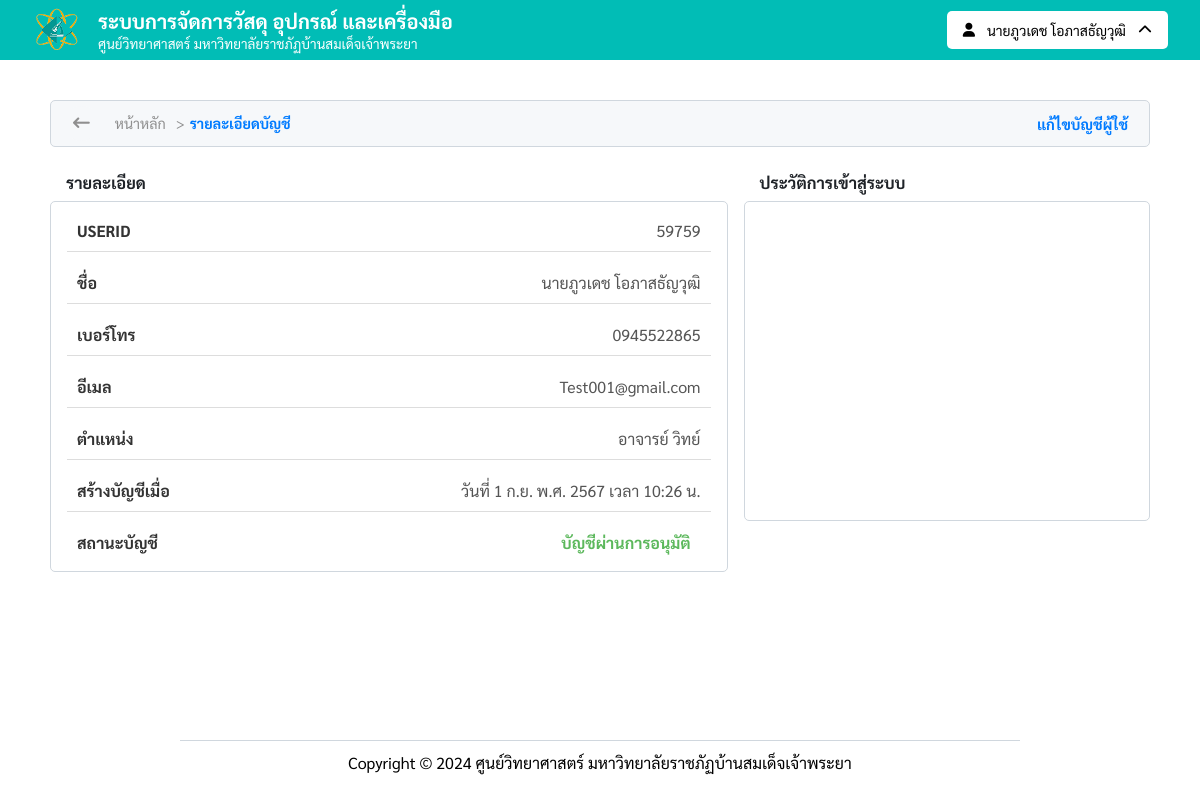
Screenshot of /profile_user (signed in) with the database file from the repository.
### tables this page shows
CREATE TABLE `users_db` (
  `userID` int(50) NOT NULL,
  `username` varchar(100) NOT NULL,
  `password` varchar(100) NOT NULL,
  `created_at` timestamp NOT NULL DEFAULT current_timestamp() ON UPDATE current_timestamp(),
  `pre` set('นาย','นาง','นางสาว','ดร.','ผศ.ดร.','อ.') NOT NULL,
  `firstname` varchar(200) NOT NULL,
  `lastname` varchar(200) NOT NULL,
  `phone_number` varchar(10) NOT NULL,
  `email` varchar(200) NOT NULL,
  `role` set('อาจารย์','เจ้าหน้าที่','บุคลากร','') NOT NULL,
  `urole` set('staff','user') NOT NULL,
  `agency` varchar(100) NOT NULL,
  `status` set('w_approved','approved','n_approved') NOT NULL,
  `approved_by` varchar(200) DEFAULT NULL,
  `approved_date` datetime DEFAULT NULL
);

### assets/config/Database.php (called while the page is built, shortened)
<?php
$base_url = 'http://localhost:8080';
?>

### assets/includes/thai_date_time.php (called while the page is built, shortened)
<?php
function thai_date_time_2($datetime)
{
    $thai_month_arr = array(
        1 => "ม.ค.",
        2 => "ก.พ.",
        3 => "มี.ค.",
        4 => "เม.ย.",
        5 => "พ.ค.",
        6 => "มิ.ย.",
        7 => "ก.ค.",
        8 => "ส.ค.",
        9 => "ก.ย.",
        10 => "ต.ค.",
        11 => "พ.ย.",
        12 => "ธ.ค."
    );
    $dt = new DateTime($datetime);
    $date = $dt->format('j');
    $month = (int)$dt->format('n');
    $year = $dt->format('Y') + 543;
    $time = $dt->format('H:i น.');
    return "วันที่ $date {$thai_month_arr[$month]} พ.ศ. $year  เวลา $time";
}

### views/profile_user.php (the view, shortened to what this page needs)
<?php
require_once 'assets/config/Database.php';
include_once 'assets/includes/thai_date_time.php';
if (isset($_SESSION['user_login']) || isset($_SESSION['staff_login'])) {
    $userID = isset($_SESSION['user_login']) ? $_SESSION['user_login'] : $_SESSION['staff_login'];
    $sql = "SELECT * FROM users_db WHERE userID = :userID";
    $stmt = $conn->prepare($sql);
    $stmt->bindParam(':userID', $userID, PDO::PARAM_INT);
    $stmt->execute();
    $userData = $stmt->fetch(PDO::FETCH_ASSOC);
}
?>
<!DOCTYPE html>
<html lang="en">
<head>
    <link rel="stylesheet" href="<?php echo htmlspecialchars($base_url); ?>/assets/font-awesome/css/all.css">
    <link rel="stylesheet" href="<?php echo htmlspecialchars($base_url); ?>/assets/css/navigator.css">
    <link rel="stylesheet" href="<?php echo htmlspecialchars($base_url); ?>/assets/css/breadcrumb.css">
    <link rel="stylesheet" href="<?php echo htmlspecialchars($base_url); ?>/assets/css/notification_popup.css">
    <link rel="stylesheet" href="<?php echo htmlspecialchars($base_url); ?>/assets/css/profile_user.css">
    <link rel="stylesheet" href="<?php echo htmlspecialchars($base_url); ?>/assets/css/footer.css">
</head>
<body>
    <header>
        <?php include 'assets/includes/navigator.php'; ?>
    </header>
    <main class="profile_user">
        <div class="profile_user_header">
            <div class="HEADER_USER_1">
                <a class="historyBACK" href="<?php echo htmlspecialchars($base_url); ?>"><i class="fa-solid fa-arrow-left-long"></i></a>
                <div class="breadcrumb">
                    <a href="/">หน้าหลัก</a>
                    <span>&gt;</span>
                    <?php
                    if ($request_uri == '/profile_user') {
                        echo '<a href="/profile_user">รายละเอียดบัญชี</a>
                    ';
                    }
                    ?>
                </div>
            </div>
            <?php
            $request_uri = parse_url($_SERVER["REQUEST_URI"], PHP_URL_PATH);
            if ($request_uri == '/profile_user') : ?>
                <form>
                    <a href="/profile_user/edit_profile">แก้ไขบัญชีผู้ใช้</a>
                </form>
            <?php elseif ($request_uri == '/profile_user/edit_profile') : ?>
                <form>
                    <a href="/profile_user">รายละเอียดบัญชีผู้ใช้</a>
                </form>
            <?php endif; ?>
        </div>
        <?php
        $request_uri = parse_url($_SERVER["REQUEST_URI"], PHP_URL_PATH);
        if ($request_uri == '/profile_user/edit_profile' || $request_uri == '/edit_user') : ?>
            <?php if (isset($_SESSION['edit_profile_success'])) : ?>
                <div class="toast">
                    <div class="toast_content">
                        <i class="fas fa-solid fa-check check"></i>
                        <div class="toast_content_message">
                            <span class="text text_2"><?php echo $_SESSION['edit_profile_success']; ?></span>
                        </div>
                        <i class="fa-solid fa-xmark close"></i>
                    </div>
                </div>
                <?php unset($_SESSION['edit_profile_success']); ?>
            <?php endif ?>
            <?php
            try {
                if (isset($_GET['id'])) {
                    $id = (int)$_GET['id'];
                    $stmt = $conn->prepare("SELECT * FROM users_db WHERE userID = :id");
                    $stmt->bindParam(":id", $id, PDO::PARAM_INT);
                    $stmt->execute();
                    $profileUSER = $stmt->fetch(PDO::FETCH_ASSOC);
                    if ($profileUSER) {
                        $userData = $profileUSER;
                    }
                }
            } catch (PDOException $e) {
                echo 'Error: ' . htmlspecialchars($e->getMessage(), ENT_QUOTES, 'UTF-8');
                exit();
            }
            ?>
            <div class="editProfile">
                <div class="edit_profile_header">
                    <span id="B">แก้ไขบัญชีผู้ใช้</span>
                </div>
                <form action="<?php echo $base_url; ?>/models/updateProfile.php" method="post">
                    <div class="edit_profile_body">
                        <div class="columnData">
                            <div class="input_edit">
                                <span>รหัสผ่านใหม่</span>
                                <div class="show_password">
                                    <input type="password" id="password" name="password" placeholder="กรอกรหัสผ่านใหม่">
                                    <i class="icon_password fas fa-eye-slash" onclick="togglePassword()"></i>
                                </div>
                            </div>
                            <div class="input_edit">
                                <span>ยืนยันรหัสผ่าน</span>
                                <div class="show_password">
                                    <input type="password" id="confirm_password" name="confirm_password" placeholder="ยืนยันรหัสผ่านใหม่">
                                    <i class="icon_password fas fa-eye-slash" onclick="togglecPassword()"></i>
                                </div>
                            </div>
                        </div>
                        <div class="columnData">
                            <div class="input_edit">
                                <span>คำนำหน้า</span>
                                <select name="pre">
                                    <?php
                                    $prefixes = ['นาย', 'นาง', 'นางสาว', 'อ.', 'ผศ.ดร.'];
                                    foreach ($prefixes as $prefix) {
                                        $selected = ($userData['pre'] == $prefix) ? "selected" : "";
                                        echo "<option value='$prefix' $selected>$prefix</option>";
                                    }
                                    ?>
                                </select>
                            </div>
                            <div class="input_edit">
                                <span>ชื่อ</span>
                                <input type="text" name="firstname" value="<?php echo htmlspecialchars($userData['firstname']); ?>">
                            </div>
                            <div class="input_edit">
                                <span>นามสกุล</span>
                                <input type="text" name="lastname" value="<?php echo htmlspecialchars($userData['lastname']); ?>">
                            </div>
                        </div>
                        <div class="columnData">
                            <div class="input_edit">
                                <span>ตำแหน่ง</span>
                                <select name="role">
                                    <?php
                                    $roles = ['อาจารย์', 'บุคลากร', 'เจ้าหน้าที่'];
                                    foreach ($roles as $role) {
                                        $selected = ($userData['role'] == $role) ? "selected" : "";
                                        echo "<option value='$role' $selected>$role</option>";
                                    }
                                    ?>
                                </select>
                            </div>
                            <div class="input_edit">
                                <span>สังกัด</span>
                                <input type="text" name="agency" value="<?php echo htmlspecialchars($userData['agency']); ?>">
                            </div>
                            <div class="input_edit">
                                <span>เบอร์โทรศัพท์</span>
                                <input type="text" name="phone_number" value="<?php echo htmlspecialchars($userData['phone_number']); ?>">
                            </div>
                        </div>
                    </div>
                    <div class="edit_profile_footer">
                        <button type="submit" class="submit">ยืนยัน</button>
                        <a href="<?php echo htmlspecialchars($base_url); ?>" class="cancel">ยกเลิก</a>
                    </div>
                </form>
            </div>
        <?php else : ?>
            <div class="profileUSER">
                <div class="detailsUSER">
                    <div class="profile_userHeader">
                        <span id="B">รายละเอียด</span>
                    </div>
                    <div class="profile_user_content">
                        <div class="user_info_row">
                            <div class="user_info_label"><span id="B">USERID</span></div>
                            <div class="user_info_value"><?php echo htmlspecialchars($userData['userID']); ?></div>
                        </div>
                        <div class="user_info_row">
                            <div class="user_info_label"><span id="B">ชื่อ</span></div>
                            <div class="user_info_value"><?php echo htmlspecialchars($userData['pre']) . htmlspecialchars($userData['firstname']) . ' ' . htmlspecialchars($userData['lastname']); ?></div>
                        </div>
                        <div class="user_info_row">
                            <div class="user_info_label"><span id="B">เบอร์โทร</span></div>
                            <div class="user_info_value"><?php echo htmlspecialchars($userData['phone_number']); ?></div>
                        </div>
                        <div class="user_info_row">
                            <div class="user_info_label"><span id="B">อีเมล</span></div>
                            <div class="user_info_value"><?php echo htmlspecialchars($userData['email']); ?></div>
                        </div>
                        <div class="user_info_row">
                            <div class="user_info_label"><span id="B">ตำแหน่ง</span></div>
                            <div class="user_info_value"><?php echo htmlspecialchars($userData['role']) . ' ' . htmlspecialchars($userData['agency']); ?></div>
                        </div>
                        <div class="user_info_row">
                            <div class="user_info_label"><span id="B">สร้างบัญชีเมื่อ</span></div>
                            <div class="user_info_value"><?php echo htmlspecialchars(thai_date_time_2($userData['created_at'])); ?></div>
                        </div>
                        <div class="user_info_row">
                            <div class="user_info_label"><span id="B">สถานะบัญชี</span></div>
                            <div class="user_info_value">
                                <?php if ($userData['status'] === 'w_approved') : ?>
                                    <span class="status wait_approved">รอการอนุมัติบัญชี</span>
                                <?php elseif ($userData['status'] === 'approved') : ?>
                                    <span class="status approved">บัญชีผ่านการอนุมัติ</span>
                                <?php endif; ?>
                            </div>
                        </div>
                    </div>
                </div>
                <div class="UserHistoryLogin">
                    <div class="profile_userHeader">
                        <span id="B">ประวัติการเข้าสู่ระบบ</span>
                    </div>
                    <div class="profile_user_notification_body">
                    </div>
                </div>
            </div>
        <?php endif; ?>
    </main>
    <footer>
        <?php include_once 'assets/includes/footer_2.php' ?>
    </footer>
</body>
</html>

### assets/includes/navigator.php (shortened to what this page needs)
<div class="header">
    <div class="header_nav">
        <div class="header_nav_banner">
            <a href="<?php echo $base_url; ?>/" class="header_navbanner_name">
                <div class="header_navbanner_img">
                    <img src="<?php echo $base_url; ?>/assets/img/logo/sci_center.png">
                </div>
            </a>
            <div class="header_navbanner_name_00">
                <span id="B" class="header_navbanner_name-1">
                    ระบบการจัดการวัสดุ อุปกรณ์ และเครื่องมือ
                </span>
                <span class="header_navbanner_name-2">
                    ศูนย์วิทยาศาสตร์ มหาวิทยาลัยราชภัฏบ้านสมเด็จเจ้าพระยา
                </span>
            </div>
        </div>
        <div class="header_nav_userinfo">
            <?php if (isset($_SESSION['user_login'])) : ?>
                <div class="header_userinfo_btn" id="userInfoBtn">
                    <div class="select">
                        <i class="fa-solid fa-user"></i>
                        <span>
                            <?= $userData['pre'] . $userData['firstname'] . '&nbsp;' . $userData['lastname'] ?>
                        </span>
                        <i class="arrow_rotate fa-solid fa-chevron-up"></i>
                    </div>
                </div>
            <?php endif; ?>
        </div>
    </div>
</div>

### assets/css/navigator.css (style rules this page uses)
* { margin: 0; padding: 0; box-sizing: border-box; font-family: Sarabun; text-decoration: none; list-style: none; }
#B { font-family: Sarabun-bold; }
.header { background-color: #01bdb6; color: white; width: 100%; height: 60px; top: 0; left: 0; position: relative; z-index: 2; }
.header_nav_banner { display: flex; align-items: center; justify-content: center; height: 100%; gap: 1rem; }

### assets/css/breadcrumb.css (style rules this page uses)
.breadcrumb { font-size: 0.9rem; display: flex; align-items: center; }
.breadcrumb a:last-child { color: #007bff; font-family: Sarabun-bold; }
.breadcrumb span { margin: 0 5px; color: #8f8f8f; }

### assets/css/profile_user.css (style rules this page uses)
.profile_user { width: 100%; max-width: 1100px; min-height: 75vh; margin: 2.5rem auto; gap: 1rem; }
.profileUSER { width: 100%; margin-top: 1rem; display: flex; gap: 1rem; }
.detailsUSER { width: 100%; height: 100%; max-height: 40vh; display: flex; flex-direction: column; }
.UserHistoryLogin { width: 60%; height: 100%; display: flex; flex-direction: column; }
.profile_userHeader { padding: 0.5rem 1rem; font-size: 1.025rem; color: #1f2328; }
.profile_user_content { display: flex; flex-direction: column; gap: 10px; padding: 0.5rem 1rem; border-radius: 5px; border: 1px solid #d0d7de; }
.user_info_label { color: #333; flex: 1; }
.user_info_value { flex: 2; text-align: right; color: #555; }
.status { font-weight: bold; padding: 5px 10px; border-radius: 4px; }
.approved { font-family: Sarabun-bold; color: #5cb85c; }
.profile_user_notification_body { width: 100%; height: 100%; height: 40vh; border-radius: 5px; border: 1px solid #d0d7de; gap: 1rem; overflow: hidden; overflow-y: auto; }

### rows the page displays
users_db: pre "นาย", firstname "ภูวเดช", lastname "โอภาสธัญวุฒิ", userID "59759", phone_number "0945522865", email "Test001@gmail.com", role "อาจารย์", agency "วิทย์", created_at "วันที่ 1 ก.ย. พ.ศ. 2567 เวลา 10:26 น."
